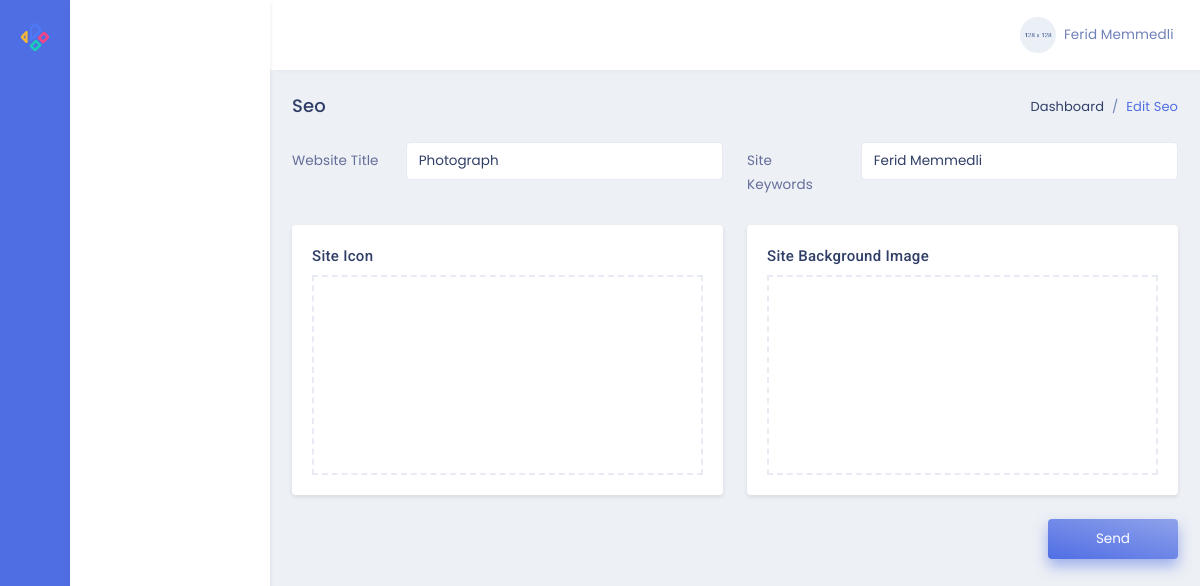
Before: /admin/seo (signed in) with the older database file.
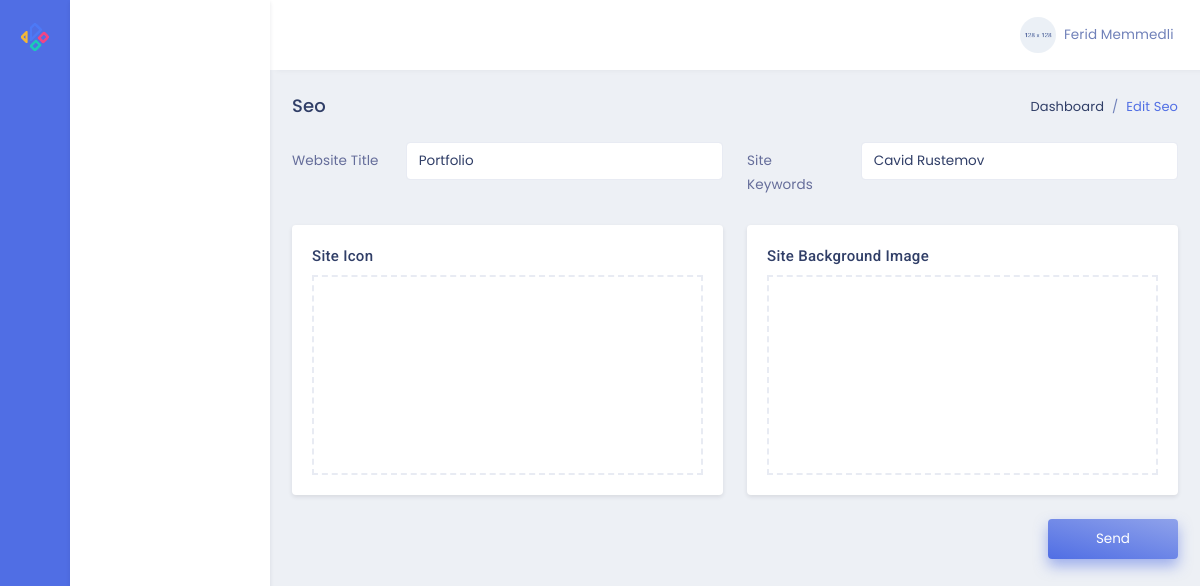
After: the same page with the newer database file.
### models.py (models this page shows)
class Seo(db.Model):
    id = db.Column(db.Integer, primary_key=True)
    title = db.Column(db.String(20),nullable=False)
    keywords = db.Column(db.String(20),nullable=False)
    image = db.Column(db.String,nullable=False)
    homeimage = db.Column(db.String,nullable=False)

### admin/routes.py (the view, shortened to what this page needs)
@admin.route('/seo',methods=['GET','POST'])
def adminSeo():
    if not current_user.is_authenticated:
        return redirect('/auth')
    seo=Seo.query.all()
    if Seo.query.get(1):
        bos=True
    else:
        bos=False
    return render_template('admin/editSeo.html',seo=seo,bos=bos)

### models.py (called while the page is built)
@login_manager.user_loader
def load_user(user_id):
    return User.query.get(user_id)

### admin/templates/admin/editSeo.html (shortened to what this page needs)
{% extends "admin/layout.html" %}
{% block contentAdmin %}
<div class="row">
    <div class="col-sm-12">
        <div class="page-title-box">
            <div class="float-right">
                <ol class="breadcrumb">
                    <li class="breadcrumb-item"><a href="javascript:void(0);">Dashboard</a></li>
                    <li class="breadcrumb-item active">Edit Seo</li>
                </ol>
            </div>
            <h4 class="page-title">Seo</h4>
        </div>
    </div>
</div>
<form action="{{url_for('admin.adminSeo')}}" method="POST" enctype="multipart/form-data" class="row">
    <div class="col-6">
        <div class="form-group row">
            <label for="example-text-input" class="col-3 col-form-label text-left">Website Title</label>
            <div class="col-9">
                {% if bos %}
                {% for i in seo %}
                    <input class="form-control" name="title" value="{{i.title}}" type="text" id="example-text-input" required>
                {% endfor %}
                {% else %}
                    <input class="form-control" value="None" name="title" type="text" id="example-text-input" required>
                {% endif %}
            </div>
        </div>
    </div>
    <div class="col-6">
        <div class="form-group row">
            <label for="example-text-input1" class="col-3 col-form-label text-left">Site Keywords</label>
            <div class="col-9">
                {% if bos %}
                {% for i in seo %}
                    <input class="form-control" value="{{i.keywords}}" name="keywords" type="text" id="example-text-input1" required>
                {% endfor %}
                {% else %}
                <input class="form-control" value="None" name="keywords" type="text" id="example-text-input1" required>
                {% endif %}
            </div>
        </div>
    </div>
    <div class="col-6">
        <div class="card">
            <div class="card-body">
                <h4 class="mt-0 header-title">Site Icon</h4>
                <div class="dropify-wrapper">
                </div>
            </div>
        </div>
    </div>
    <div class="col-6">
        <div class="card">
            <div class="card-body">
                <h4 class="mt-0 header-title">Site Background Image</h4>
                <div class="dropify-wrapper">
                </div>
            </div>
        </div>
    </div>
    <div class="col-sm-12 text-right">
        <button type="submit" class="btn btn-gradient-primary px-5 py-2">Send</button>
    </div>
</form>
{% endblock %}

Changed rows visible on the page:
removed Seo: title "Photograph", keywords "Ferid Memmedli"
added Seo: title "Portfolio", keywords "Cavid Rustemov"
